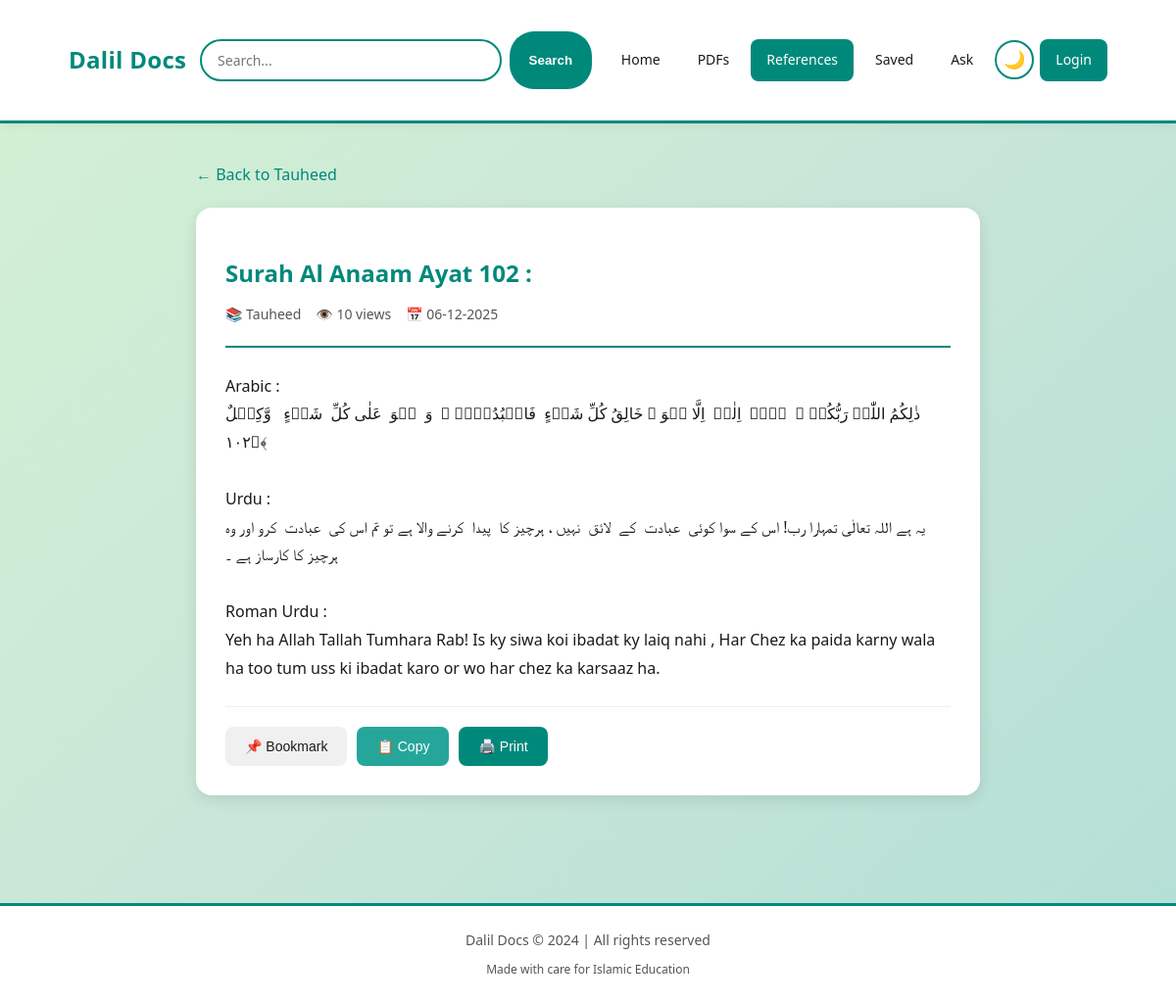
The page /reference/1 on the database its author committed.
### main.py (models this page shows)
class ReferenceTopic(db.Model):
    id = db.Column(db.Integer, primary_key=True)
    name = db.Column(db.String(200), nullable=False)
    description = db.Column(db.Text)
    image = db.Column(db.String(200))
    view_count = db.Column(db.Integer, default=0)
    created_at = db.Column(db.DateTime, default=datetime.utcnow)
    references = db.relationship('Reference', backref='topic', lazy=True, cascade='all, delete-orphan')

class Reference(db.Model):
    id = db.Column(db.Integer, primary_key=True)
    topic_id = db.Column(db.Integer, db.ForeignKey('reference_topic.id'), nullable=False)
    title = db.Column(db.String(300), nullable=False)
    content = db.Column(db.Text, nullable=False)
    view_count = db.Column(db.Integer, default=0)
    created_at = db.Column(db.DateTime, default=datetime.utcnow)

### main.py (the view)
@app.route('/reference/<int:ref_id>')
def view_reference(ref_id):
    reference = Reference.query.get_or_404(ref_id)
    reference.view_count = (reference.view_count or 0) + 1
    db.session.commit()
    return render_template('reference_detail.html', reference=reference)

### templates/reference_detail.html (shortened to what this page needs)
{% extends "base.html" %}
{% block content %}
<div class="reference-container">
    <a href="{{ url_for('topic_references', topic_id=reference.topic_id) }}" class="back-link">← Back to {{ reference.topic.name }}</a>
    <div class="reference-card">
        <div class="reference-header">
            <h1 class="reference-title">{{ reference.title }}</h1>
            <div class="reference-meta">
                <span>📚 {{ reference.topic.name }}</span>
                <span>👁️ {{ reference.view_count or 0 }} views</span>
                <span>📅 {{ reference.created_at.strftime('%d-%m-%Y') }}</span>
            </div>
        </div>
        <div class="reference-content">{{ reference.content }}</div>
        <div class="reference-actions">
            <form action="{{ url_for('toggle_bookmark', ref_id=reference.id) }}" method="POST" style="margin: 0;">
                <button type="submit" class="action-btn btn-bookmark">
                    📌 Bookmark
                </button>
            </form>
            <button onclick="copyReference()" class="action-btn btn-share">
                📋 Copy
            </button>
            <button onclick="window.print()" class="action-btn btn-print">
                🖨️ Print
            </button>
        </div>
    </div>
</div>
{% endblock %}

### templates/base.html (shortened to what this page needs)
<!DOCTYPE html>
<html lang="en" dir="ltr">
<head>
</head>
<body>
    <header>
        <div class="container">
            <a href="{{ url_for('home') }}" class="logo">Dalil Docs</a>
            <div class="search-box">
                <form action="{{ url_for('search') }}" method="GET">
                    <input type="text" name="q" placeholder="Search..." value="{{ request.args.get('q', '') }}">
                    <button type="submit">Search</button>
                </form>
            </div>
            <nav id="mainNav">
                <a href="{{ url_for('home') }}" class="{% if request.endpoint == 'home' %}active{% endif %}">Home</a>
                <a href="{{ url_for('pdfs') }}" class="{% if 'pdf' in request.endpoint|default('') %}active{% endif %}">PDFs</a>
                <a href="{{ url_for('references') }}" class="{% if 'reference' in request.endpoint|default('') %}active{% endif %}">References</a>
                <a href="{{ url_for('bookmarks') }}" class="{% if request.endpoint == 'bookmarks' %}active{% endif %}">Saved</a>
                <a href="{{ url_for('ask_us') }}" class="{% if 'ask' in request.endpoint|default('') or 'question' in request.endpoint|default('') %}active{% endif %}">Ask</a>
                <button class="theme-toggle" onclick="toggleTheme()" title="Toggle theme">🌙</button>
                {% if session.get('admin_id') %}
                    <a href="{{ url_for('admin_dashboard') }}" class="nav-admin">Admin</a>
                    <a href="{{ url_for('admin_logout') }}" class="nav-admin">Logout</a>
                {% else %}
                    <a href="{{ url_for('admin_login') }}" class="nav-admin">Login</a>
                {% endif %}
            </nav>
        </div>
    </header>
    <div class="container">
        {% block content %}{% endblock %}
    </div>
    <footer>
        <p>Dalil Docs © 2024 | All rights reserved</p>
        <p style="margin-top: 8px; font-size: 12px;">Made with care for Islamic Education</p>
    </footer>
</body>
</html>

### templates/base.html (style rules this page uses)
* { margin: 0; padding: 0; box-sizing: border-box; }
:root { --primary: #00897b; --primary-light: #4db8a3; --secondary: #26a69a; --accent: #008876; --bg-start: #d4f1d4; --bg-mid: #c8e6d8; --bg-end: #b3dfd6; --white: #ffffff; --text: #1a1a1a; --text-light: #555; --shadow: rgba(0,0,0,0.06); --card-bg: #ffffff; }
body { font-family: 'Segoe UI', Tahoma, sans-serif; background: linear-gradient(135deg, var(--bg-start) 0%, var(--bg-mid) 50%, var(--bg-end) 100%); color: var(--text); line-height: 1.6; min-height: 100vh; transition: all 0.3s ease; text-align: left; direction: ltr; }
.container { max-width: 1100px; margin: 0 auto; padding: 20px; }
header { background: var(--card-bg); padding: 12px 0; box-shadow: 0 2px 10px var(--shadow); border-bottom: 3px solid var(--primary); }
header .container { display: flex; justify-content: space-between; align-items: center; flex-wrap: wrap; gap: 12px; }
.logo { font-size: 24px; font-weight: 700; color: var(--primary); letter-spacing: 0.3px; text-decoration: none; }
.search-box { flex: 1; max-width: 400px; min-width: 200px; }
.search-box form { display: flex; gap: 8px; }
.search-box input { flex: 1; padding: 10px 16px; border: 2px solid var(--primary); border-radius: 25px; font-size: 14px; background: var(--white); color: var(--text); }
.search-box button { padding: 10px 20px; background: var(--primary); color: white; border: none; border-radius: 25px; cursor: pointer; font-weight: 600; transition: all 0.2s; }
nav { display: flex; gap: 6px; flex-wrap: wrap; align-items: center; }
nav a { color: var(--text); text-decoration: none; padding: 10px 16px; border-radius: 8px; font-size: 14px; font-weight: 500; transition: all 0.2s; white-space: nowrap; }
nav a.active { background: var(--primary); color: white; }
nav a.nav-admin { background: var(--primary); color: white; }
.theme-toggle { background: none; border: 2px solid var(--primary); border-radius: 50%; width: 40px; height: 40px; cursor: pointer; font-size: 18px; display: flex; align-items: center; justify-content: center; transition: all 0.2s; }
footer { background: var(--card-bg); color: var(--text-light); text-align: center; padding: 24px 0; margin-top: 50px; border-top: 3px solid var(--primary); font-size: 14px; }
h1 { color: var(--primary); font-size: 32px; margin: 20px 0; }
input, textarea, select { width: 100%; padding: 12px 16px; margin: 8px 0; border: 2px solid #ddd; border-radius: 8px; font-size: 14px; font-family: inherit; background: var(--white); color: var(--text); transition: all 0.2s; text-align: left; direction: ltr; }
a { color: var(--primary); text-decoration: none; transition: color 0.2s; }

### templates/reference_detail.html (style rules this page uses)
.reference-container { max-width: 800px; margin: 0 auto; padding: 20px 0; }
.back-link { display: inline-block; margin-bottom: 20px; color: var(--primary); text-decoration: none; font-weight: 500; }
.reference-card { background: var(--white); border-radius: 16px; padding: 30px; box-shadow: 0 4px 15px rgba(0,0,0,0.1); margin-bottom: 20px; }
.reference-header { border-bottom: 2px solid var(--primary); padding-bottom: 20px; margin-bottom: 25px; }
.reference-title { color: var(--primary); font-size: 24px; font-weight: 700; margin-bottom: 15px; line-height: 1.4; }
.reference-meta { display: flex; flex-wrap: wrap; gap: 15px; font-size: 14px; color: var(--text-light); }
.reference-content { font-size: 16px; line-height: 1.8; color: var(--text); white-space: pre-wrap; }
.reference-actions { display: flex; flex-wrap: wrap; gap: 10px; margin-top: 25px; padding-top: 20px; border-top: 1px solid #eee; }
.action-btn { padding: 12px 20px; border-radius: 8px; font-size: 14px; font-weight: 500; text-decoration: none; transition: all 0.3s ease; border: none; cursor: pointer; display: inline-flex; align-items: center; gap: 8px; }
.btn-bookmark { background: #f0f0f0; color: var(--text); }
.btn-share { background: var(--secondary); color: white; }
.btn-print { background: var(--primary); color: white; }

### rows shown on the page
ReferenceTopic: topic.name "Tauheed"
Reference: title "Surah Al Anaam Ayat 102 :", view_count "10", created_at "06-12-2025", content "Arabic : ذٰلِکُمُ اللّٰہُ رَبُّکُمۡ ۚ لَاۤ اِلٰہَ اِلَّا ہُوَ ۚ خَالِقُ کُلِّ شَیۡءٍ فَاعۡبُدُوۡہُ ۚ وَ ہُوَ عَلٰی کُلِّ شَیۡءٍ وَّکِیۡلٌ ﴿۱۰۲﴾ Urdu : یہ ہے اللہ تعالٰی تمہارا رب! اس کے سوا کوئی عبادت کے لائق نہیں ، ہرچیز کا پیدا کرنے والا ہے تو تم اس کی عبادت کرو اور وہ ہرچیز کا کارساز ہے ۔ Roman Urdu : Yeh ha Allah Tallah Tumhara Rab! Is ky siwa koi ibadat ky laiq nahi , Har Chez ka paida karny wala ha too tum uss ki ibadat karo or wo har chez ka karsaaz ha."
